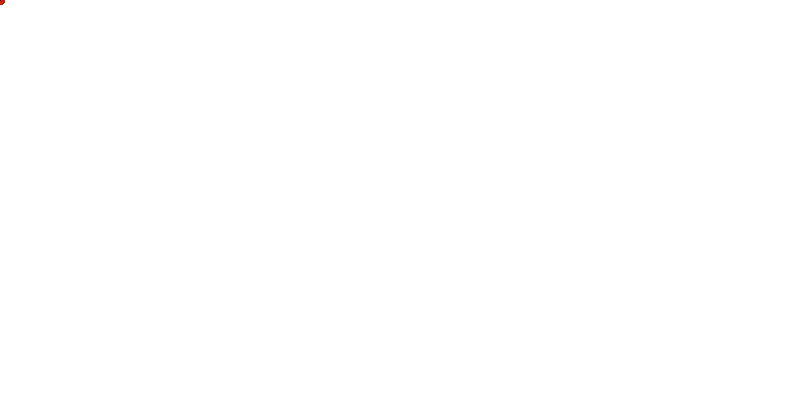
Frame 1 (no input)
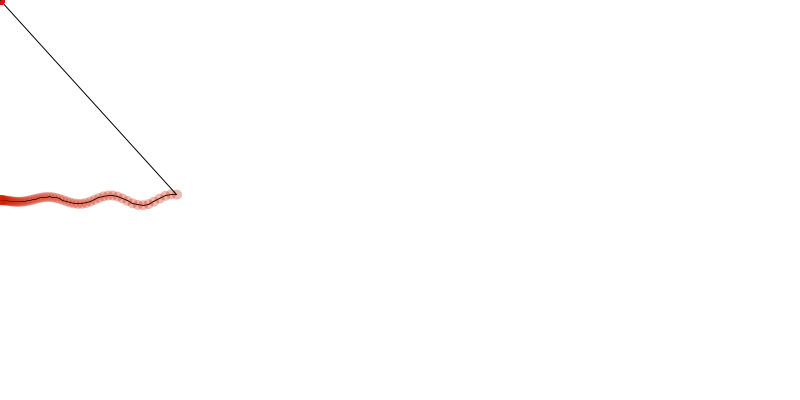
Frame 60 (the mouse pressed at the canvas centre just before this capture)
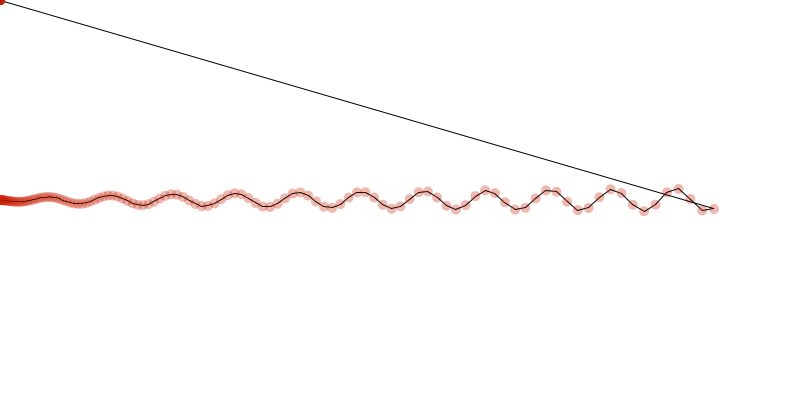
Frame 120 (the mouse held since frame 60 and released just before this capture)

The Processing sketch that drew these frames (run headless with seeded random() and noise(); from frame 60 on, the mouse is pressed at the canvas centre):

// Processing sketch: processing_157915
// ── processing_157915.pde

PointBuffer pointBuffer = new PointBuffer(300);
float x=0, y=0;
void setup() {
  size(800, 400);
  y=height/2;
}
float a=0;
float amp=0;
float ampInc=0.1;

void draw() {
  //rotate( radians(a++) );
  background(255);
  int bufferSize = pointBuffer.getSize();
  noStroke();
  fill(200, 30, 0, 80);
  for (int i=0;i<pointBuffer.getSize();i++) {
  stroke(1);
  if(i>1){
  line(pointBuffer.point[i].x, pointBuffer.point[i].y,pointBuffer.point[i-1].x, pointBuffer.point[i-1].y);
  }
  noStroke();
    ellipse(pointBuffer.point[i].x, pointBuffer.point[i].y, 10, 10);
  }

  if (amp > 100 || amp < 0) {
    ampInc*=(-1);
  }
    amp+=ampInc;
  if (x>width) {
    x=0;
  }

  pointBuffer.add(x+=amp, y+sin(x/10)*amp);
}

void mouseMoved() {
  pointBuffer.add(mouseX, mouseY);
}

class PointBuffer {
  int ptr;
  Point[] point;

  public PointBuffer(int size) {

    this.point = new Point[size];

    for (int i=0;i<point.length;i++) {
      point[i] = new Point(0, 0);
    }
    ptr=0;
  }
  public void add(float x, float y) {
    if (ptr >point.length-1) {
      ptr=0;
    }

    point[ptr] = new Point(x, y); 

    ptr++;
  }
  public int getSize() {
    return point.length;
  }
}

class Point {
  public float x=0;
  public float y=0;
  public Point(float x, float y) {
    this.x=x;
    this.y=y;
  }
}
